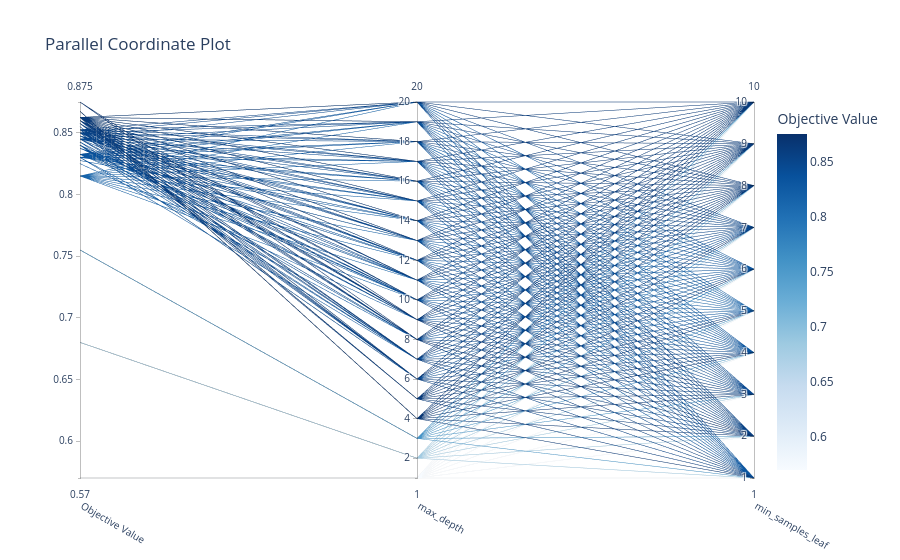
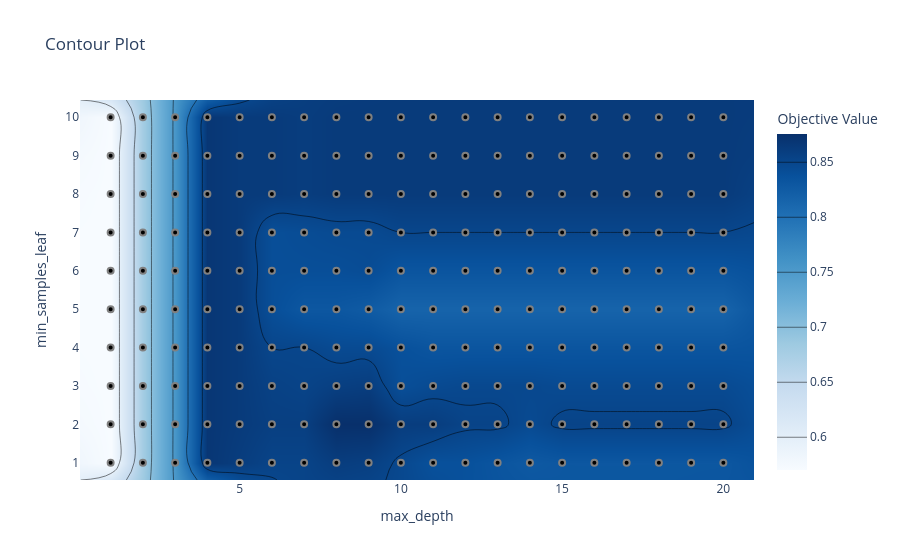
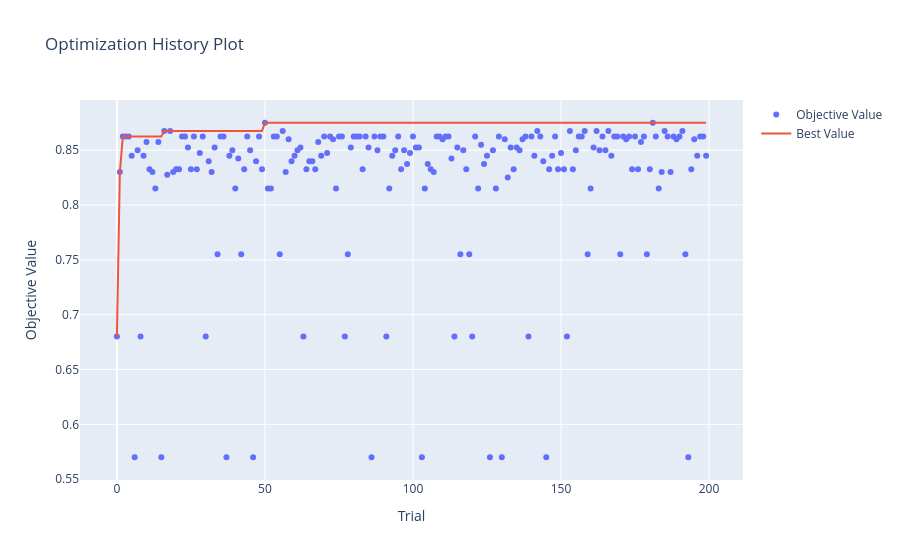

The notebook cell these images were saved under, in order:
### Code cell
import optuna
import polars as pl
from sklearn.model_selection import train_test_split
from sklearn.tree import DecisionTreeClassifier
from sklearn.metrics import accuracy_score
from sklearn.datasets import load_wine
import matplotlib.pyplot as plt


def plot_study_results(study, params):
    fig1 = optuna.visualization.plot_parallel_coordinate(study, params=params)
    fig2 = optuna.visualization.plot_contour(study, params=params)
    fig3 = optuna.visualization.plot_optimization_history(study)
    fig1.show()
    fig2.show()
    fig3.show()


X, y = datasets[0]

X_train, X_test, y_train, y_test = train_test_split(
    X, y, test_size=0.4, random_state=42, stratify=y
)

results_rows = []


def objective(trial):
    max_depth = trial.suggest_int("max_depth", 1, 20)
    min_samples_leaf = trial.suggest_int("min_samples_leaf", 1, 10)

    model = DecisionTreeClassifier(
        max_depth=max_depth, min_samples_leaf=min_samples_leaf, random_state=42
    )
    model.fit(X_train, y_train)

    train_acc = accuracy_score(y_train, model.predict(X_train))
    test_acc = accuracy_score(y_test, model.predict(X_test))
    gap = train_acc - test_acc

    results_rows.append(
        {
            "max_depth": max_depth,
            "min_samples_leaf": min_samples_leaf,
            "train_accuracy": train_acc,
            "test_accuracy": test_acc,
            "gap": gap,
        }
    )

    return test_acc


search_space = {
    "max_depth": list(range(1, 21)),
    "min_samples_leaf": list(range(1, 11, 1)),
}
sampler = optuna.samplers.GridSampler(search_space)
study = optuna.create_study(direction="maximize", sampler=sampler)
study.optimize(objective)

df_results = pl.DataFrame(results_rows)
print("best:", df_results.sort("test_accuracy", descending=True).row(0))
plot_study_results(study, params=["max_depth", "min_samples_leaf"])

### Figure 1 — Plotly figure (JSON) as saved in the notebook; plotly's stock layout.template omitted (floating-point values rounded to 4 significant figures; data arrays with more than 128 entries replaced by an {"elided": "..."} marker saying what was removed)
{"data": [{"dimensions": [{"label": "Objective Value", "range": [0.57, 0.875], "values": {"elided": "200 float values"}}, {"label": "max_depth", "range": [1, 20], "values": {"elided": "200 int values"}}, {"label": "min_samples_leaf", "range": [1, 10], "values": {"elided": "200 int values"}}], "labelangle": 30, "labelside": "bottom", "line": {"color": {"elided": "200 float values"}, "colorbar": {"title": {"text": "Objective Value"}}, "colorscale": [[0, "rgb(247,251,255)"], [0.125, "rgb(222,235,247)"], [0.25, "rgb(198,219,239)"], [0.375, "rgb(158,202,225)"], [0.5, "rgb(107,174,214)"], [0.625, "rgb(66,146,198)"], [0.75, "rgb(33,113,181)"], [0.875, "rgb(8,81,156)"], [1, "rgb(8,48,107)"]], "reversescale": false, "showscale": true}, "type": "parcoords"}], "layout": {"title": {"text": "Parallel Coordinate Plot"}}}

### Figure 2 — Plotly figure (JSON) as saved in the notebook; plotly's stock layout.template omitted (floating-point values rounded to 4 significant figures; data arrays with more than 128 entries replaced by an {"elided": "..."} marker saying what was removed)
{"data": [{"colorbar": {"title": {"text": "Objective Value"}}, "colorscale": [[0, "rgb(247,251,255)"], [0.125, "rgb(222,235,247)"], [0.25, "rgb(198,219,239)"], [0.375, "rgb(158,202,225)"], [0.5, "rgb(107,174,214)"], [0.625, "rgb(66,146,198)"], [0.75, "rgb(33,113,181)"], [0.875, "rgb(8,81,156)"], [1, "rgb(8,48,107)"]], "connectgaps": true, "contours": {"coloring": "heatmap"}, "hoverinfo": "none", "line": {"smoothing": 1.3}, "reversescale": false, "type": "contour", "x": [0.05, 1, 2, 3, 4, 5, 6, 7, 8, 9, 10, 11, 12, 13, 14, 15, 16, 17, 18, 19, 20, 20.95], "y": [0.55, 1, 2, 3, 4, 5, 6, 7, 8, 9, 10, 10.45], "z": {"elided": "12x22 float values"}}, {"marker": {"color": "black", "line": {"color": "Gray", "width": 2}}, "mode": "markers", "name": "Feasible Trial", "showlegend": false, "type": "scatter", "x": {"elided": "200 int values"}, "y": {"elided": "200 int values"}}, {"marker": {"color": "#cccccc", "line": {"color": "Gray", "width": 2}}, "mode": "markers", "name": "Infeasible Trial", "showlegend": false, "type": "scatter", "x": [], "y": []}], "layout": {"title": {"text": "Contour Plot"}, "xaxis": {"range": [0.05, 20.95], "title": {"text": "max_depth"}}, "yaxis": {"range": [0.55, 10.45], "title": {"text": "min_samples_leaf"}}}}

### Figure 3 — Plotly figure (JSON) as saved in the notebook; plotly's stock layout.template omitted (floating-point values rounded to 4 significant figures; data arrays with more than 128 entries replaced by an {"elided": "..."} marker saying what was removed)
{"data": [{"mode": "markers", "name": "Objective Value", "type": "scatter", "x": {"elided": "200 int values"}, "y": {"elided": "200 float values"}}, {"mode": "lines", "name": "Best Value", "type": "scatter", "x": {"elided": "200 int values"}, "y": {"elided": "200 float values"}}, {"marker": {"color": "#cccccc"}, "mode": "markers", "name": "Infeasible Trial", "showlegend": false, "type": "scatter", "x": [], "y": []}], "layout": {"title": {"text": "Optimization History Plot"}, "xaxis": {"title": {"text": "Trial"}}, "yaxis": {"title": {"text": "Objective Value"}}}}
